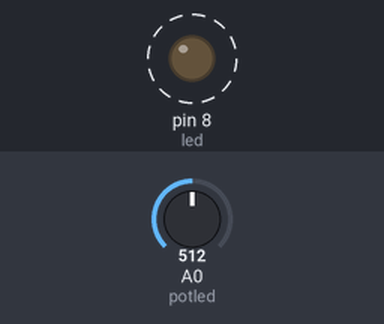
This sketch was run on a simulated Arduino Uno, built with avr-gcc and run on an emulated ATmega328P. Shown: output pins drawn as LEDs (lit = HIGH). Dashed ring = blinking. The inputs (shaded band) are chosen by the test bench; at power-on: A0 (potled) = 512.

Above: at 1.8 s.
1.9 s: A0 (potled) set to 0
At 3.3 s:
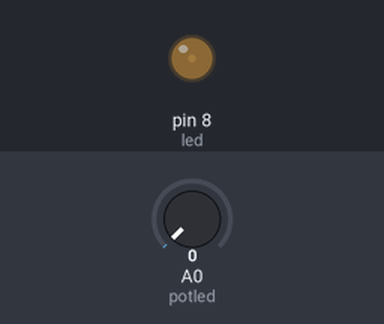
3.6 s: A0 (potled) set to 122
At 3.9 s:
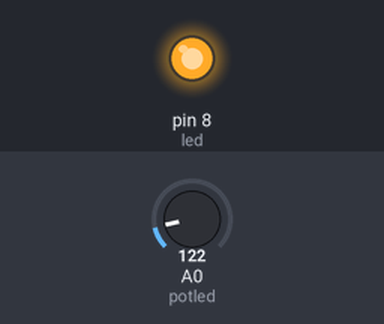
Timing chart, 0 to 13.1 s (numbered marks = the images above; inputs shaded):
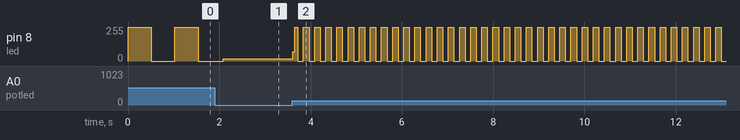

The sketch:

Led_stroboscopica.ino
```cpp
/*
  Esse código faz o Led conectado a porta 8 do arduino piscar de acordo
  com o valor de T que é obtido através da leitura do potenciometro conectado
  a porta analogica A0.

 */


int led = 8;
int potled = A0, T;


void setup() {
   Serial.begin(9600);
  // initialize the digital pin as an output.
  pinMode(led, OUTPUT);
}

// the loop routine runs over and over again forever:
void loop() {
  T=analogRead(potled);
  digitalWrite(led, HIGH);
  delay(T);
  digitalWrite(led, LOW);
  delay(T);
}
```

Measured:
- after the input at 3.6 s, pin 8 (led): 16/255 → 69/255 at once, then moves between 0/255 and 255/255, repeating every 0.24 s
- by itself, pin 8 (led): alternates 255/255 for 0.51 s and 0/255 for 0.51 s
